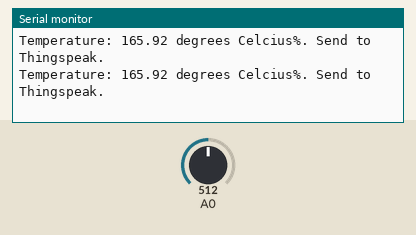
This sketch was run on a simulated ESP8266 (NodeMCU). Shown: the last lines printed to the serial monitor. The inputs (shaded band) are chosen by the test bench; at power-on: A0 = 512. WiFi joins after 1.5 s; servers stay silent unless stated.

Above: at 11.0 s.
11.1 s: A0 set to 716
At 21.1 s:
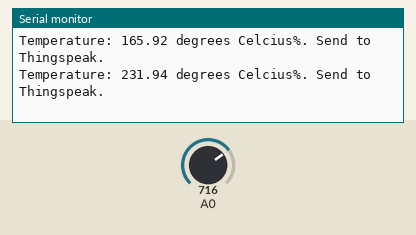
21.3 s: A0 set to 900
At 31.4 s:
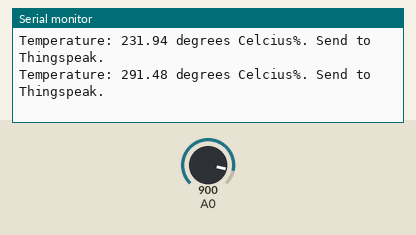
Timing chart, 0 to 32.9 s (numbered marks = the images above; inputs shaded):
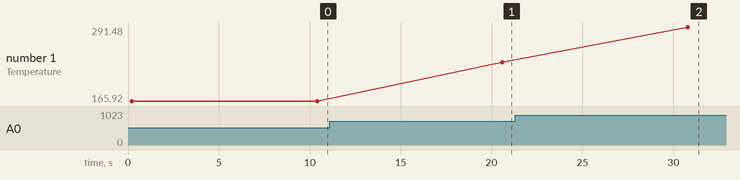

The sketch:

Node1.ino
```cpp
//IoT Course Project - Wireless Sensor Network for Remote Temperature Monitoring
#include <ESP8266WiFi.h>//NodeMCU header file
String apiKey = "1M8H86BEC47ZBZFA";//Thingspeak API key
const char* ssid     = "Jon.AP";//WiFi ssid
const char* password = "JOHNATHAN";//WiFi Password
const char* server = "api.thingspeak.com";//Thingspeak server address
float temp_celsius = 0;//Temperature variable
WiFiClient client;//Establish WiFi client
void setup() //setup function, executed once at startup
{
  WiFiServer server(80);//Initialize WiFi server
  Serial.begin(115200);//Start serial comunications
  WiFi.begin(ssid, password);//Authenticate WiFi network
  server.begin();//Start server
}
void loop() //loop function, executed continously
{
  temp_celsius = ((analogRead(A0)+ 0.682)/3.09);//Obtain temperature from output voltage reading, formula derived graphically
  if (client.connect(server,80))//If devices establishes connection with server
  {
	//Send temperature to server, syntax defined by thingspeak. Field 1 used for node 1
    String postStr = apiKey;
    postStr +="&field1=";
    postStr += String(temp_celsius);
    postStr += "\r\n\r\n";
    client.print("POST /update HTTP/1.1\n");
    client.print("Host: api.thingspeak.com\n");
    client.print("Connection: close\n");
    client.print("X-THINGSPEAKAPIKEY: "+apiKey+"\n");
    client.print("Content-Type: application/x-www-form-urlencoded\n");
    client.print("Content-Length: ");
    client.print(postStr.length());
    client.print("\n\n");
    client.print(postStr);
    Serial.print("Temperature: ");
    Serial.print(temp_celsius);
    Serial.print(" degrees Celcius");
    Serial.println("%. Send to Thingspeak.");
  }
  client.stop();//Stop client
  delay(10000);//30 sec delay between updates, required by thingspeak
}
```

Measured:
- after the input at 11.1 s, the serial monitor: prints a new line after 9.5 s (image 1)
- after the input at 21.3 s, the serial monitor: prints a new line after 9.5 s (image 2)
- plotted number 1: 165.92 → 231.94 after the input at 11.1 s, 231.94 → 291.48 after the input at 21.3 s
